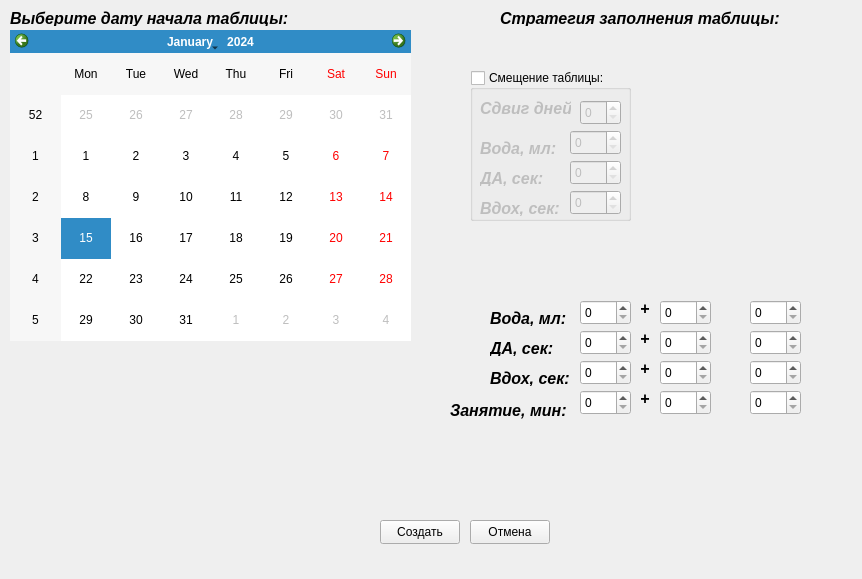
<?xml version="1.0" encoding="UTF-8"?>
<ui version="4.0">
 <class>Table</class>
 <widget class="QWidget" name="Table">
  <property name="geometry">
   <rect>
    <x>0</x>
    <y>0</y>
    <width>862</width>
    <height>579</height>
   </rect>
  </property>
  <property name="windowTitle">
   <string>Создание таблицы</string>
  </property>
  <widget class="QCalendarWidget" name="calendarWidget">
   <property name="geometry">
    <rect>
     <x>10</x>
     <y>30</y>
     <width>401</width>
     <height>311</height>
    </rect>
   </property>
  </widget>
  <widget class="QLabel" name="label">
   <property name="geometry">
    <rect>
     <x>10</x>
     <y>10</y>
     <width>281</width>
     <height>16</height>
    </rect>
   </property>
   <property name="font">
    <font>
     <pointsize>12</pointsize>
     <weight>75</weight>
     <italic>true</italic>
     <bold>true</bold>
    </font>
   </property>
   <property name="text">
    <string>Выберите дату начала таблицы:</string>
   </property>
  </widget>
  <widget class="QPushButton" name="pushButton">
   <property name="geometry">
    <rect>
     <x>380</x>
     <y>520</y>
     <width>80</width>
     <height>24</height>
    </rect>
   </property>
   <property name="text">
    <string>Создать</string>
   </property>
  </widget>
  <widget class="QPushButton" name="pushButton_2">
   <property name="geometry">
    <rect>
     <x>470</x>
     <y>520</y>
     <width>80</width>
     <height>24</height>
    </rect>
   </property>
   <property name="text">
    <string>Отмена</string>
   </property>
  </widget>
  <widget class="QLabel" name="label_2">
   <property name="geometry">
    <rect>
     <x>500</x>
     <y>10</y>
     <width>281</width>
     <height>16</height>
    </rect>
   </property>
   <property name="font">
    <font>
     <pointsize>12</pointsize>
     <weight>75</weight>
     <italic>true</italic>
     <bold>true</bold>
    </font>
   </property>
   <property name="text">
    <string>Стратегия заполнения таблицы:</string>
   </property>
  </widget>
  <widget class="QSpinBox" name="spinBox_14">
   <property name="geometry">
    <rect>
     <x>660</x>
     <y>390</y>
     <width>51</width>
     <height>25</height>
    </rect>
   </property>
  </widget>
  <widget class="QSpinBox" name="spinBox_15">
   <property name="geometry">
    <rect>
     <x>580</x>
     <y>360</y>
     <width>51</width>
     <height>25</height>
    </rect>
   </property>
  </widget>
  <widget class="QLabel" name="label_9">
   <property name="geometry">
    <rect>
     <x>490</x>
     <y>310</y>
     <width>81</width>
     <height>16</height>
    </rect>
   </property>
   <property name="font">
    <font>
     <pointsize>12</pointsize>
     <weight>75</weight>
     <italic>true</italic>
     <bold>true</bold>
    </font>
   </property>
   <property name="text">
    <string>Вода, мл:</string>
   </property>
  </widget>
  <widget class="QSpinBox" name="spinBox_16">
   <property name="geometry">
    <rect>
     <x>660</x>
     <y>300</y>
     <width>51</width>
     <height>25</height>
    </rect>
   </property>
  </widget>
  <widget class="QSpinBox" name="spinBox_17">
   <property name="geometry">
    <rect>
     <x>660</x>
     <y>330</y>
     <width>51</width>
     <height>25</height>
    </rect>
   </property>
  </widget>
  <widget class="QSpinBox" name="spinBox_18">
   <property name="geometry">
    <rect>
     <x>580</x>
     <y>300</y>
     <width>51</width>
     <height>25</height>
    </rect>
   </property>
  </widget>
  <widget class="QSpinBox" name="spinBox_19">
   <property name="geometry">
    <rect>
     <x>750</x>
     <y>300</y>
     <width>51</width>
     <height>25</height>
    </rect>
   </property>
  </widget>
  <widget class="QLabel" name="label_10">
   <property name="geometry">
    <rect>
     <x>490</x>
     <y>370</y>
     <width>81</width>
     <height>16</height>
    </rect>
   </property>
   <property name="font">
    <font>
     <pointsize>12</pointsize>
     <weight>75</weight>
     <italic>true</italic>
     <bold>true</bold>
    </font>
   </property>
   <property name="text">
    <string>Вдох, сек:</string>
   </property>
  </widget>
  <widget class="QSpinBox" name="spinBox_20">
   <property name="geometry">
    <rect>
     <x>580</x>
     <y>390</y>
     <width>51</width>
     <height>25</height>
    </rect>
   </property>
  </widget>
  <widget class="QSpinBox" name="spinBox_21">
   <property name="geometry">
    <rect>
     <x>750</x>
     <y>330</y>
     <width>51</width>
     <height>25</height>
    </rect>
   </property>
  </widget>
  <widget class="QLabel" name="label_11">
   <property name="geometry">
    <rect>
     <x>450</x>
     <y>400</y>
     <width>121</width>
     <height>20</height>
    </rect>
   </property>
   <property name="font">
    <font>
     <pointsize>12</pointsize>
     <weight>75</weight>
     <italic>true</italic>
     <bold>true</bold>
    </font>
   </property>
   <property name="text">
    <string>Занятие, мин:</string>
   </property>
  </widget>
  <widget class="QSpinBox" name="spinBox_22">
   <property name="geometry">
    <rect>
     <x>660</x>
     <y>360</y>
     <width>51</width>
     <height>25</height>
    </rect>
   </property>
  </widget>
  <widget class="QSpinBox" name="spinBox_23">
   <property name="geometry">
    <rect>
     <x>580</x>
     <y>330</y>
     <width>51</width>
     <height>25</height>
    </rect>
   </property>
  </widget>
  <widget class="QSpinBox" name="spinBox_24">
   <property name="geometry">
    <rect>
     <x>750</x>
     <y>360</y>
     <width>51</width>
     <height>25</height>
    </rect>
   </property>
  </widget>
  <widget class="QSpinBox" name="spinBox_25">
   <property name="geometry">
    <rect>
     <x>750</x>
     <y>390</y>
     <width>51</width>
     <height>25</height>
    </rect>
   </property>
  </widget>
  <widget class="QLabel" name="label_12">
   <property name="geometry">
    <rect>
     <x>490</x>
     <y>340</y>
     <width>81</width>
     <height>16</height>
    </rect>
   </property>
   <property name="font">
    <font>
     <pointsize>12</pointsize>
     <weight>75</weight>
     <italic>true</italic>
     <bold>true</bold>
    </font>
   </property>
   <property name="text">
    <string>ДА, сек:</string>
   </property>
  </widget>
  <widget class="QGroupBox" name="groupBox">
   <property name="geometry">
    <rect>
     <x>470</x>
     <y>70</y>
     <width>161</width>
     <height>151</height>
    </rect>
   </property>
   <property name="title">
    <string>Смещение таблицы:</string>
   </property>
   <property name="checkable">
    <bool>true</bool>
   </property>
   <property name="checked">
    <bool>false</bool>
   </property>
   <widget class="QSpinBox" name="spinBox_3">
    <property name="geometry">
     <rect>
      <x>100</x>
      <y>120</y>
      <width>51</width>
      <height>25</height>
     </rect>
    </property>
   </widget>
   <widget class="QLabel" name="label_4">
    <property name="geometry">
     <rect>
      <x>10</x>
      <y>70</y>
      <width>81</width>
      <height>16</height>
     </rect>
    </property>
    <property name="font">
     <font>
      <pointsize>12</pointsize>
      <weight>75</weight>
      <italic>true</italic>
      <bold>true</bold>
     </font>
    </property>
    <property name="text">
     <string>Вода, мл:</string>
    </property>
   </widget>
   <widget class="QSpinBox" name="spinBox_2">
    <property name="geometry">
     <rect>
      <x>100</x>
      <y>60</y>
      <width>51</width>
      <height>25</height>
     </rect>
    </property>
   </widget>
   <widget class="QLabel" name="label_5">
    <property name="geometry">
     <rect>
      <x>10</x>
      <y>130</y>
      <width>81</width>
      <height>16</height>
     </rect>
    </property>
    <property name="font">
     <font>
      <pointsize>12</pointsize>
      <weight>75</weight>
      <italic>true</italic>
      <bold>true</bold>
     </font>
    </property>
    <property name="text">
     <string>Вдох, сек:</string>
    </property>
   </widget>
   <widget class="QSpinBox" name="spinBox_5">
    <property name="geometry">
     <rect>
      <x>110</x>
      <y>30</y>
      <width>41</width>
      <height>25</height>
     </rect>
    </property>
   </widget>
   <widget class="QSpinBox" name="spinBox">
    <property name="geometry">
     <rect>
      <x>100</x>
      <y>90</y>
      <width>51</width>
      <height>25</height>
     </rect>
    </property>
   </widget>
   <widget class="QLabel" name="label_7">
    <property name="geometry">
     <rect>
      <x>10</x>
      <y>30</y>
      <width>91</width>
      <height>16</height>
     </rect>
    </property>
    <property name="font">
     <font>
      <pointsize>12</pointsize>
      <weight>75</weight>
      <italic>true</italic>
      <bold>true</bold>
     </font>
    </property>
    <property name="text">
     <string>Сдвиг дней:</string>
    </property>
   </widget>
   <widget class="QLabel" name="label_3">
    <property name="geometry">
     <rect>
      <x>10</x>
      <y>100</y>
      <width>81</width>
      <height>16</height>
     </rect>
    </property>
    <property name="font">
     <font>
      <pointsize>12</pointsize>
      <weight>75</weight>
      <italic>true</italic>
      <bold>true</bold>
     </font>
    </property>
    <property name="text">
     <string>ДА, сек:</string>
    </property>
   </widget>
  </widget>
  <widget class="QLabel" name="label_13">
   <property name="geometry">
    <rect>
     <x>640</x>
     <y>300</y>
     <width>16</width>
     <height>16</height>
    </rect>
   </property>
   <property name="font">
    <font>
     <pointsize>12</pointsize>
     <weight>75</weight>
     <italic>true</italic>
     <bold>true</bold>
    </font>
   </property>
   <property name="text">
    <string>+</string>
   </property>
  </widget>
  <widget class="QLabel" name="label_14">
   <property name="geometry">
    <rect>
     <x>640</x>
     <y>330</y>
     <width>16</width>
     <height>16</height>
    </rect>
   </property>
   <property name="font">
    <font>
     <pointsize>12</pointsize>
     <weight>75</weight>
     <italic>true</italic>
     <bold>true</bold>
    </font>
   </property>
   <property name="text">
    <string>+</string>
   </property>
  </widget>
  <widget class="QLabel" name="label_15">
   <property name="geometry">
    <rect>
     <x>640</x>
     <y>360</y>
     <width>16</width>
     <height>16</height>
    </rect>
   </property>
   <property name="font">
    <font>
     <pointsize>12</pointsize>
     <weight>75</weight>
     <italic>true</italic>
     <bold>true</bold>
    </font>
   </property>
   <property name="text">
    <string>+</string>
   </property>
  </widget>
  <widget class="QLabel" name="label_16">
   <property name="geometry">
    <rect>
     <x>640</x>
     <y>390</y>
     <width>16</width>
     <height>16</height>
    </rect>
   </property>
   <property name="font">
    <font>
     <pointsize>12</pointsize>
     <weight>75</weight>
     <italic>true</italic>
     <bold>true</bold>
    </font>
   </property>
   <property name="text">
    <string>+</string>
   </property>
  </widget>
 </widget>
 <resources/>
 <connections/>
</ui>
